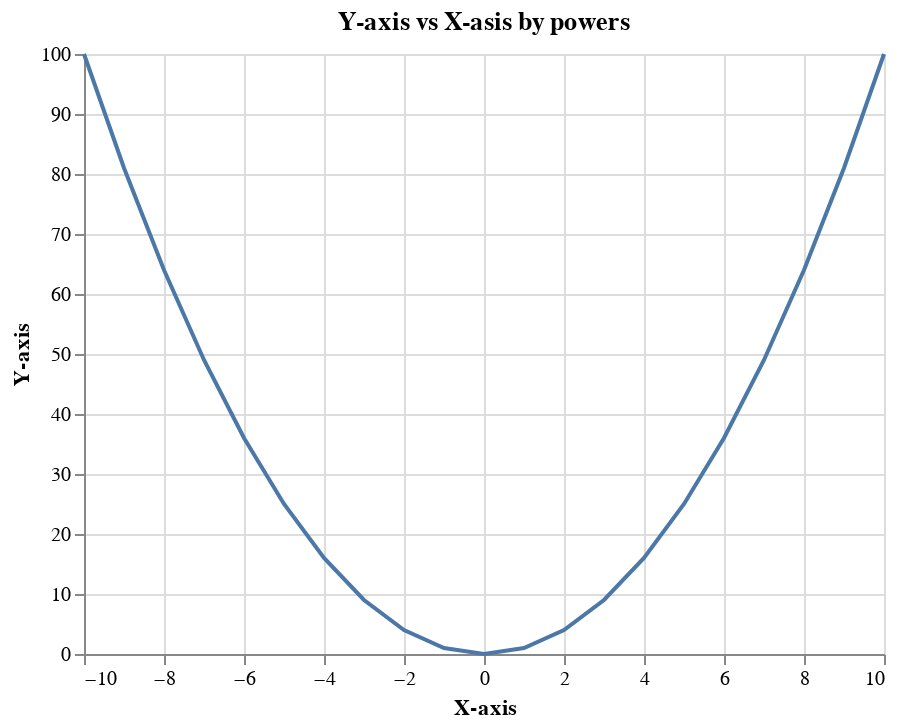

The cell this chart's notebook holds for it:
### Code cell
alt.Chart(powers).mark_line().encode(
    x= alt.X("X" , title= "X-axis"),
    y= alt.Y("Squared" , title= "Y-axis")
).properties(title= "Y-axis vs X-asis by powers")

### Figure 1 — Vega-Lite specification as saved in the notebook (floating-point values rounded to 4 significant figures)
{"config": {"view": {"continuousWidth": 400, "continuousHeight": 300}}, "data": {"name": "data-dc75e2086d385461e8529e71857c96d1"}, "mark": "line", "encoding": {"x": {"field": "X", "title": "X-axis", "type": "quantitative"}, "y": {"field": "Squared", "title": "Y-axis", "type": "quantitative"}}, "title": "Y-axis vs X-asis by powers", "$schema": "https://vega.github.io/schema/vega-lite/v4.17.0.json", "datasets": {"data-dc75e2086d385461e8529e71857c96d1": [{"X": -10, "Squared": 100}, {"X": -9, "Squared": 81}, {"X": -8, "Squared": 64}, {"X": -7, "Squared": 49}, {"X": -6, "Squared": 36}, {"X": -5, "Squared": 25}, {"X": -4, "Squared": 16}, {"X": -3, "Squared": 9}, {"X": -2, "Squared": 4}, {"X": -1, "Squared": 1}, {"X": 0, "Squared": 0}, {"X": 1, "Squared": 1}, {"X": 2, "Squared": 4}, {"X": 3, "Squared": 9}, {"X": 4, "Squared": 16}, {"X": 5, "Squared": 25}, {"X": 6, "Squared": 36}, {"X": 7, "Squared": 49}, {"X": 8, "Squared": 64}, {"X": 9, "Squared": 81}, {"X": 10, "Squared": 100}]}}
